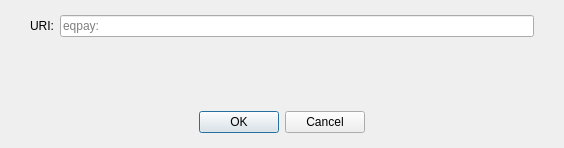
<?xml version="1.0" encoding="UTF-8"?>
<ui version="4.0">
 <class>OpenURIDialog</class>
 <widget class="QDialog" name="OpenURIDialog">
  <property name="geometry">
   <rect>
    <x>0</x>
    <y>0</y>
    <width>564</width>
    <height>148</height>
   </rect>
  </property>
  <property name="windowTitle">
   <string>Open eqpay URI</string>
  </property>
  <layout class="QVBoxLayout" name="verticalLayout">
   <property name="leftMargin">
    <number>0</number>
   </property>
   <property name="topMargin">
    <number>15</number>
   </property>
   <property name="rightMargin">
    <number>0</number>
   </property>
   <property name="bottomMargin">
    <number>0</number>
   </property>
   <item>
    <layout class="QHBoxLayout" name="horizontalLayout">
     <property name="leftMargin">
      <number>30</number>
     </property>
     <property name="rightMargin">
      <number>30</number>
     </property>
     <item>
      <widget class="QLabel" name="label">
       <property name="text">
        <string>URI:</string>
       </property>
      </widget>
     </item>
     <item>
      <widget class="QValidatedLineEdit" name="uriEdit">
       <property name="placeholderText">
        <string notr="true">eqpay:</string>
       </property>
      </widget>
     </item>
    </layout>
   </item>
   <item>
    <spacer name="verticalSpacer">
     <property name="orientation">
      <enum>Qt::Vertical</enum>
     </property>
     <property name="sizeHint" stdset="0">
      <size>
       <width>20</width>
       <height>40</height>
      </size>
     </property>
    </spacer>
   </item>
   <item>
    <widget class="QWidget" name="buttonsContainerWhite" native="true">
     <layout class="QHBoxLayout" name="horizontalLayout_2">
      <property name="leftMargin">
       <number>30</number>
      </property>
      <property name="topMargin">
       <number>15</number>
      </property>
      <property name="rightMargin">
       <number>30</number>
      </property>
      <property name="bottomMargin">
       <number>15</number>
      </property>
      <item>
       <widget class="QDialogButtonBox" name="buttonBox">
        <property name="orientation">
         <enum>Qt::Horizontal</enum>
        </property>
        <property name="standardButtons">
         <set>QDialogButtonBox::Cancel|QDialogButtonBox::Ok</set>
        </property>
        <property name="centerButtons">
         <bool>true</bool>
        </property>
       </widget>
      </item>
     </layout>
    </widget>
   </item>
  </layout>
 </widget>
 <customwidgets>
  <customwidget>
   <class>QValidatedLineEdit</class>
   <extends>QLineEdit</extends>
   <header>qt/qvalidatedlineedit.h</header>
  </customwidget>
 </customwidgets>
 <resources/>
 <connections>
  <connection>
   <sender>buttonBox</sender>
   <signal>accepted()</signal>
   <receiver>OpenURIDialog</receiver>
   <slot>accept()</slot>
   <hints>
    <hint type="sourcelabel">
     <x>248</x>
     <y>254</y>
    </hint>
    <hint type="destinationlabel">
     <x>157</x>
     <y>274</y>
    </hint>
   </hints>
  </connection>
  <connection>
   <sender>buttonBox</sender>
   <signal>rejected()</signal>
   <receiver>OpenURIDialog</receiver>
   <slot>reject()</slot>
   <hints>
    <hint type="sourcelabel">
     <x>316</x>
     <y>260</y>
    </hint>
    <hint type="destinationlabel">
     <x>286</x>
     <y>274</y>
    </hint>
   </hints>
  </connection>
 </connections>
</ui>
